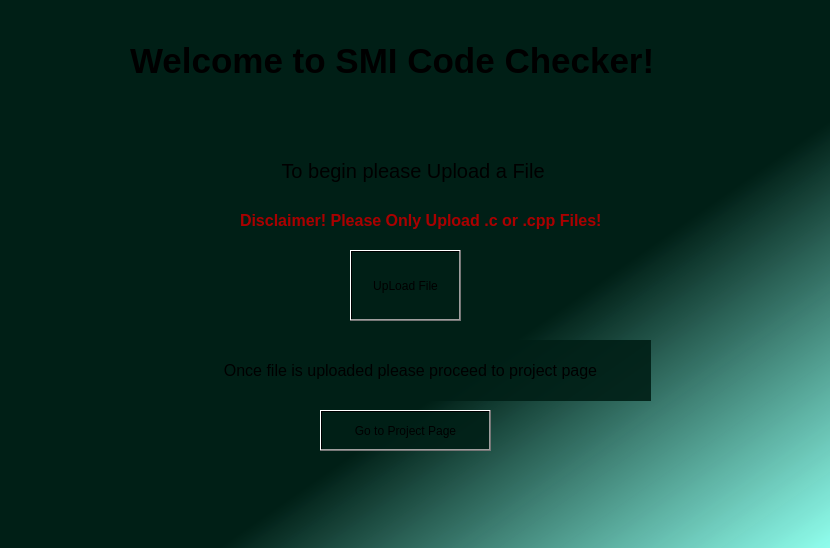
<?xml version="1.0" encoding="UTF-8"?>
<ui version="4.0">
 <class>MainWindow</class>
 <widget class="QMainWindow" name="MainWindow">
  <property name="geometry">
   <rect>
    <x>0</x>
    <y>0</y>
    <width>830</width>
    <height>548</height>
   </rect>
  </property>
  <property name="windowTitle">
   <string>MainWindow</string>
  </property>
  <property name="styleSheet">
   <string notr="true">;
background-color: qlineargradient(spread:pad, x1:0.282, y1:0.324, x2:1, y2:1, stop:0.455399 rgba(0, 31, 22, 232), stop:1 rgba(144, 255, 238, 251));</string>
  </property>
  <widget class="QWidget" name="centralwidget">
   <widget class="QPushButton" name="UploadFileBtn">
    <property name="geometry">
     <rect>
      <x>350</x>
      <y>250</y>
      <width>111</width>
      <height>71</height>
     </rect>
    </property>
    <property name="styleSheet">
     <string notr="true">background-color: qlineargradient(spread:pad, x1:1, y1:1, x2:1, y2:1, stop:0.455399 rgba(0, 31, 22, 232), stop:1 rgba(144, 255, 238, 251));</string>
    </property>
    <property name="text">
     <string>UpLoad File</string>
    </property>
   </widget>
   <widget class="QLabel" name="label">
    <property name="geometry">
     <rect>
      <x>240</x>
      <y>150</y>
      <width>341</width>
      <height>41</height>
     </rect>
    </property>
    <property name="font">
     <font>
      <pointsize>15</pointsize>
     </font>
    </property>
    <property name="styleSheet">
     <string notr="true">background-color: qlineargradient(spread:pad, x1:1, y1:1, x2:1, y2:1, stop:0.455399 rgba(0, 31, 22, 232), stop:1 rgba(144, 255, 238, 251));</string>
    </property>
    <property name="text">
     <string> To begin please Upload a File</string>
    </property>
    <property name="alignment">
     <set>Qt::AlignmentFlag::AlignCenter</set>
    </property>
   </widget>
   <widget class="QLabel" name="label_2">
    <property name="geometry">
     <rect>
      <x>130</x>
      <y>10</y>
      <width>631</width>
      <height>101</height>
     </rect>
    </property>
    <property name="font">
     <font>
      <pointsize>26</pointsize>
      <bold>true</bold>
     </font>
    </property>
    <property name="styleSheet">
     <string notr="true">background-color: qlineargradient(spread:pad, x1:1, y1:1, x2:1, y2:1, stop:0.455399 rgba(0, 31, 22, 232), stop:1 rgba(144, 255, 238, 251));</string>
    </property>
    <property name="text">
     <string>Welcome to SMI Code Checker!</string>
    </property>
   </widget>
   <widget class="QLabel" name="GoprojectPage">
    <property name="geometry">
     <rect>
      <x>170</x>
      <y>340</y>
      <width>481</width>
      <height>61</height>
     </rect>
    </property>
    <property name="font">
     <font>
      <pointsize>12</pointsize>
     </font>
    </property>
    <property name="styleSheet">
     <string notr="true">background-color: qlineargradient(spread:pad, x1:1, y1:1, x2:1, y2:1, stop:0.455399 rgba(0, 31, 22, 232), stop:1 rgba(144, 255, 238, 251));</string>
    </property>
    <property name="text">
     <string>Once file is uploaded please proceed to project page</string>
    </property>
    <property name="alignment">
     <set>Qt::AlignmentFlag::AlignCenter</set>
    </property>
   </widget>
   <widget class="QPushButton" name="ProjectPageBtn">
    <property name="geometry">
     <rect>
      <x>320</x>
      <y>410</y>
      <width>171</width>
      <height>41</height>
     </rect>
    </property>
    <property name="styleSheet">
     <string notr="true">background-color: qlineargradient(spread:pad, x1:1, y1:1, x2:1, y2:1, stop:0.455399 rgba(0, 31, 22, 232), stop:1 rgba(144, 255, 238, 251));</string>
    </property>
    <property name="text">
     <string>Go to Project Page</string>
    </property>
   </widget>
   <widget class="QLabel" name="label_3">
    <property name="geometry">
     <rect>
      <x>240</x>
      <y>210</y>
      <width>401</width>
      <height>21</height>
     </rect>
    </property>
    <property name="font">
     <font>
      <pointsize>12</pointsize>
      <bold>true</bold>
     </font>
    </property>
    <property name="styleSheet">
     <string notr="true">background-color: qlineargradient(spread:pad, x1:1, y1:1, x2:1, y2:1, stop:0.455399 rgba(0, 31, 22, 232), stop:1 rgba(144, 255, 238, 251));
color: rgb(170, 0, 0);</string>
    </property>
    <property name="text">
     <string>Disclaimer! Please Only Upload .c or .cpp Files!</string>
    </property>
   </widget>
  </widget>
 </widget>
 <resources/>
 <connections/>
</ui>
